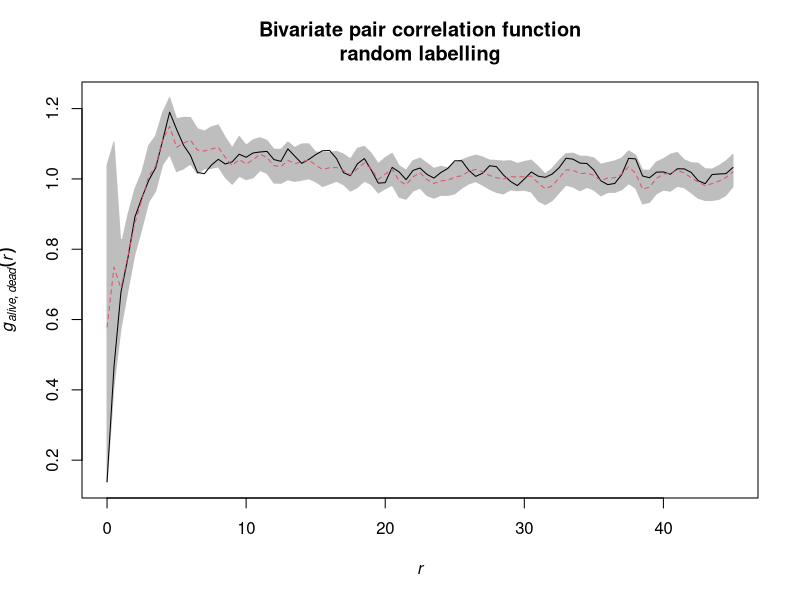
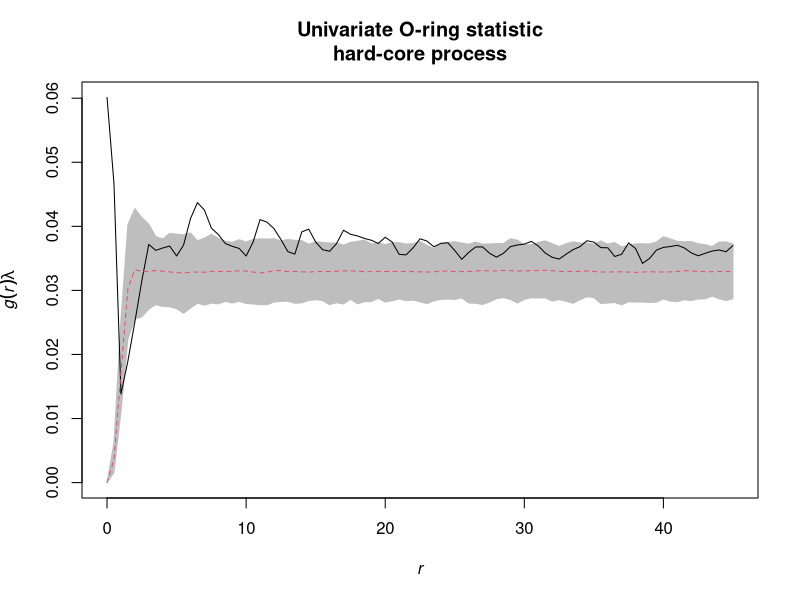
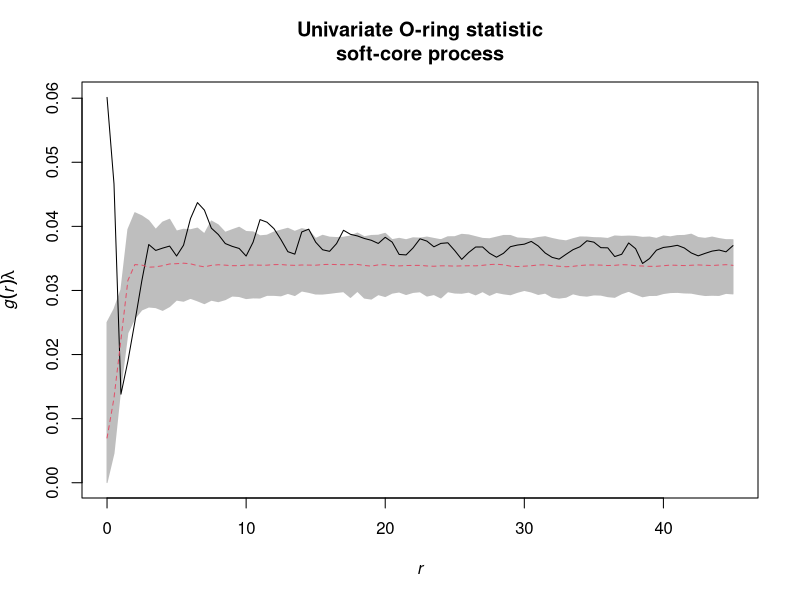
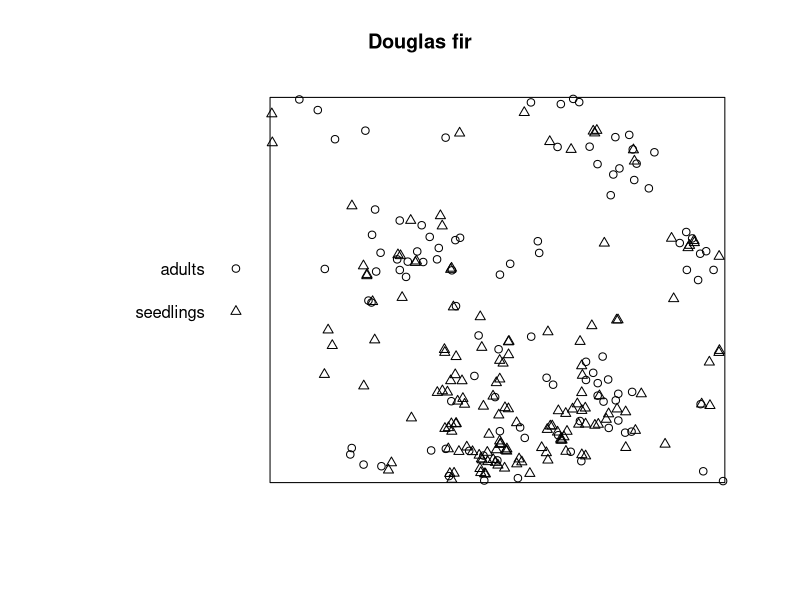
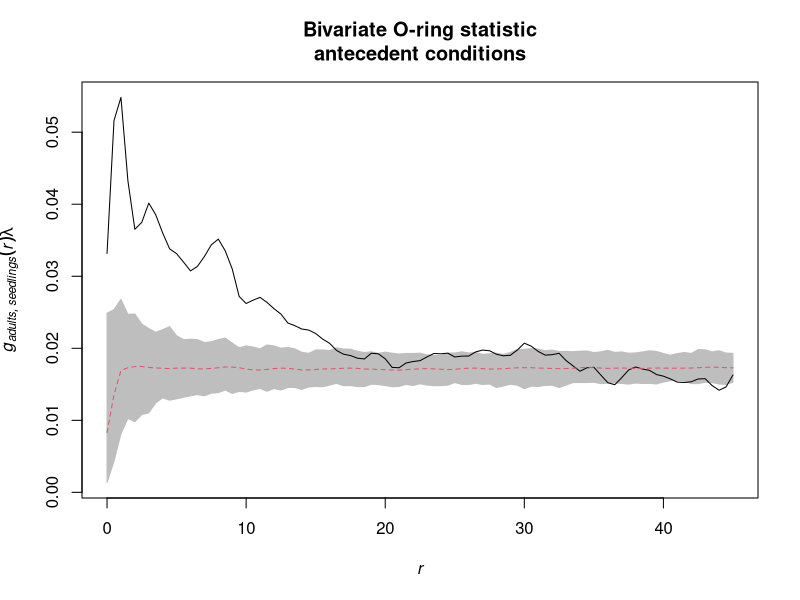
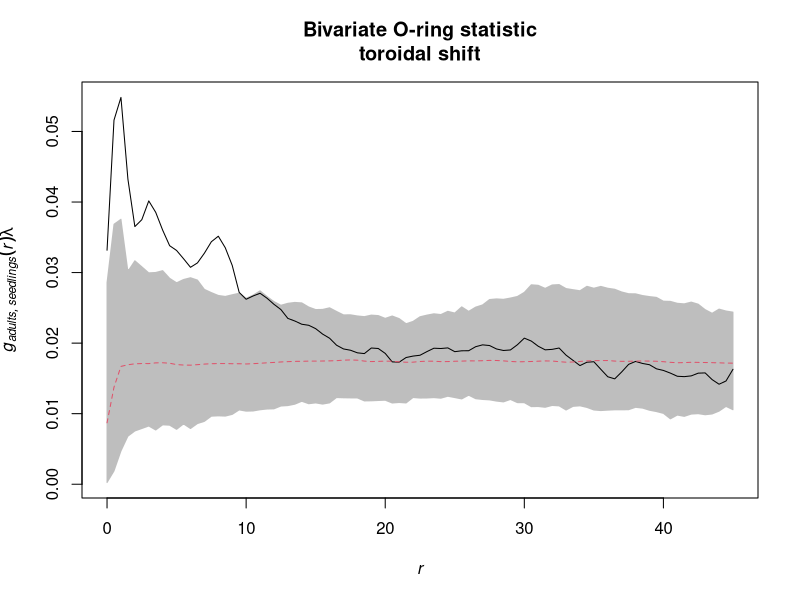

These figures' R source, in order:
## ---- chunk 1
  library(spatstat)
  library(tidyverse)
## ---- chunk 2
  douglas_fir <- read_delim(file = "data/DouglasFir_LiveDead_OGN.txt", 
                            delim = ";")
  
  douglas_fir <- mutate(douglas_fir,
                        mark = case_when(mark == 1 ~ "alive",
                                         mark == 2 ~ "dead"),
                        mark = as.factor(mark))
  
  plot_area <- ripras(x = douglas_fir$x, y = douglas_fir$y, 
                      shape = "rectangle")
  
  douglas_fir_ppp <- as.ppp(X = douglas_fir, W = plot_area)
## ---- chunk 3
  Oest <- function(input, r = NULL, 
                   correction = "Ripley", divisor = "d", ...){
    
    p_fct <- pcf(input, r = r, 
                 correction = correction, divisor = divisor, ...)
    
    lambda <- intensity(unmark(input))
    
    eval.fv(p_fct * lambda)
  }
## ---- chunk 4
  random_labeling <- envelope(douglas_fir_ppp, 
                              fun = pcfcross, 
                              i = "alive",  j = "dead",
                              r = seq(from = 0, to = 45, by = 0.5),
                              divisor = "d", nsim = 199, nrank = 5,
                              simulate = expression(rlabel(douglas_fir_ppp)))
## ---- chunk 5
  plot(random_labeling, xlim = c(0, 45), 
       main = "Bivariate pair correlation function\nrandom labelling",
       legend = FALSE)
## ---- chunk 6
  alive <- subset.ppp(douglas_fir_ppp, marks == "alive", drop = T)
  
  simulated_patterns_hardcore <- rStrauss(beta = intensity(alive),
                                          R = 1, gamma = 0, 
                                          nsim = 199, W = alive$window)
## ---- chunk 7
  envelope_hardcore <- envelope(Y = alive, fun = Oest, 
                                r = seq(from = 0, to = 45, by = 0.5),
                                nsim = 199, nrank = 5,
                                simulate = simulated_patterns_hardcore)
## ---- chunk 8
  simulated_patterns_softcore <- rStrauss(beta = intensity(alive),
                                          R = 1, gamma = 0.3, 
                                          nsim = 199, W = alive$window)

  envelope_softcore <- envelope(alive, fun = Oest,
                                r = seq(from = 0, to = 45, by = 0.5),
                                nsim = 199, nrank = 5,
                                simulate = simulated_patterns_softcore)
## ---- chunk 9
  # par(mfrow=c(1,2))
  plot(envelope_hardcore, xlim = c(0,45), 
       main = "Univariate O-ring statistic\nhard-core process",
       legend = FALSE)
      
  plot(envelope_softcore,xlim = c(0,45), 
       main = "Univariate O-ring statistic\nsoft-core process", 
       legend = FALSE)
  # par(mfrow=c(1,1))
## ---- chunk 10
  douglas_fir <- read_delim(file = "data/DouglasFir_Adult_vs_Seedling_OGN.txt", 
                            delim = ";")
  
  douglas_fir <- mutate(douglas_fir,
                        mark = case_when(mark == 1 ~ "adults",
                                         mark == 2 ~ "seedlings"),
                        mark = as.factor(mark))
  
  plot_area <- ripras(x = douglas_fir$x, y = douglas_fir$y, 
                      shape = "rectangle")
  
  douglas_fir_ppp <- as.ppp(X = douglas_fir, W = plot_area)
## ---- chunk 11
  plot(douglas_fir_ppp, main = "Douglas fir")
## ---- chunk 12
Oest_cross <- function(input, i, j, r = NULL,
                       correction = "Ripley", divisor = "d", ...){
  
  gij <- pcfcross(input, 
                  i = i, j = j, r = r,
                  correction = correction, divisor = divisor, ...)
  
  lambda <- intensity(input)[j]
  
  eval.fv(gij * lambda)
}
## ---- chunk 13
null_model_pattern <- list()

for(i in 1:199){
  seedlings <- subset.ppp(douglas_fir_ppp, 
                          marks == "seedlings", drop = TRUE)
  
  adults <- subset.ppp(douglas_fir_ppp, marks == "adults", drop = TRUE)
  
  random_seedlings <- rpoint(n = seedlings$n,
                             win = seedlings$window)
  
  overall_pattern <- superimpose(adults = unmark(adults),
                                 seedlings = random_seedlings)
  
  null_model_pattern[i] <- list(overall_pattern)
}
## ---- chunk 14
  antecedent_conditions <- envelope(douglas_fir_ppp, 
                                    fun = Oest_cross, 
                                    i = "adults", j = "seedlings",
                                    r = seq(from = 0, to = 45, 
                                            by = 0.5),
                                    nsim = 199,  nrank = 5,
                                    simulate = null_model_pattern)
## ---- chunk 15
  plot(antecedent_conditions, xlim = c(0, 45),
       main = "Bivariate O-ring statistic\nantecedent conditions",
       legend = FALSE)
## ---- chunk 16
toroidal_shift <- envelope(douglas_fir_ppp, fun = Oest_cross, 
                           i = "adults", j = "seedlings",
                           r = seq(from = 0, to = 45, by = 0.5),
                           nsim = 199, nrank = 5,
                           simulate = expression(rshift(douglas_fir_ppp,
                                                        which = "seedlings", 
                                                        edge = "torus")))
## ---- chunk 17
plot(toroidal_shift, xlim = c(0, 45), 
     main = "Bivariate O-ring statistic\ntoroidal shift",  
     legend = FALSE)
